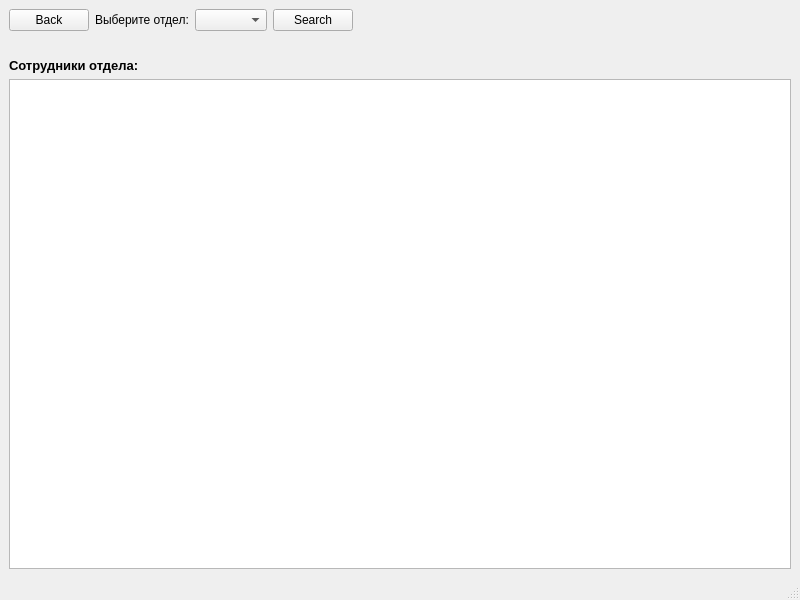
<?xml version="1.0" encoding="UTF-8"?>
<ui version="4.0">
 <class>DepartmentReportWindow</class>
 <widget class="QMainWindow" name="DepartmentReportWindow">
  <property name="geometry">
   <rect>
    <x>0</x>
    <y>0</y>
    <width>800</width>
    <height>600</height>
   </rect>
  </property>
  <property name="windowTitle">
   <string>Отчет по отделам</string>
  </property>
  <widget class="QWidget" name="centralwidget">
   <layout class="QVBoxLayout" name="verticalLayout">
    <item>
     <layout class="QHBoxLayout" name="horizontalLayout">
      <item>
       <widget class="QPushButton" name="btnBack">
        <property name="maximumSize">
         <size>
          <width>100</width>
          <height>16777215</height>
         </size>
        </property>
        <property name="text">
         <string>Back</string>
        </property>
       </widget>
      </item>
      <item>
       <widget class="QLabel" name="label">
        <property name="text">
         <string>Выберите отдел:</string>
        </property>
       </widget>
      </item>
      <item>
       <widget class="QComboBox" name="cbDepartment"/>
      </item>
      <item>
       <widget class="QPushButton" name="btnSearch">
        <property name="text">
         <string>Search</string>
        </property>
       </widget>
      </item>
      <item>
       <spacer name="horizontalSpacer">
        <property name="orientation">
         <enum>Qt::Horizontal</enum>
        </property>
        <property name="sizeHint" stdset="0">
         <size>
          <width>40</width>
          <height>20</height>
         </size>
        </property>
       </spacer>
      </item>
     </layout>
    </item>
    <item>
     <widget class="QLabel" name="lblManager">
      <property name="font">
       <font>
        <pointsize>10</pointsize>
        <weight>75</weight>
        <bold>true</bold>
       </font>
      </property>
      <property name="text">
       <string/>
      </property>
     </widget>
    </item>
    <item>
     <widget class="QLabel" name="label_2">
      <property name="font">
       <font>
        <pointsize>10</pointsize>
        <weight>75</weight>
        <bold>true</bold>
       </font>
      </property>
      <property name="text">
       <string>Сотрудники отдела:</string>
      </property>
     </widget>
    </item>
    <item>
     <widget class="QTableWidget" name="tableEmployees"/>
    </item>
   </layout>
  </widget>
  <widget class="QMenuBar" name="menubar"/>
  <widget class="QStatusBar" name="statusbar"/>
 </widget>
 <resources/>
 <connections/>
</ui>
